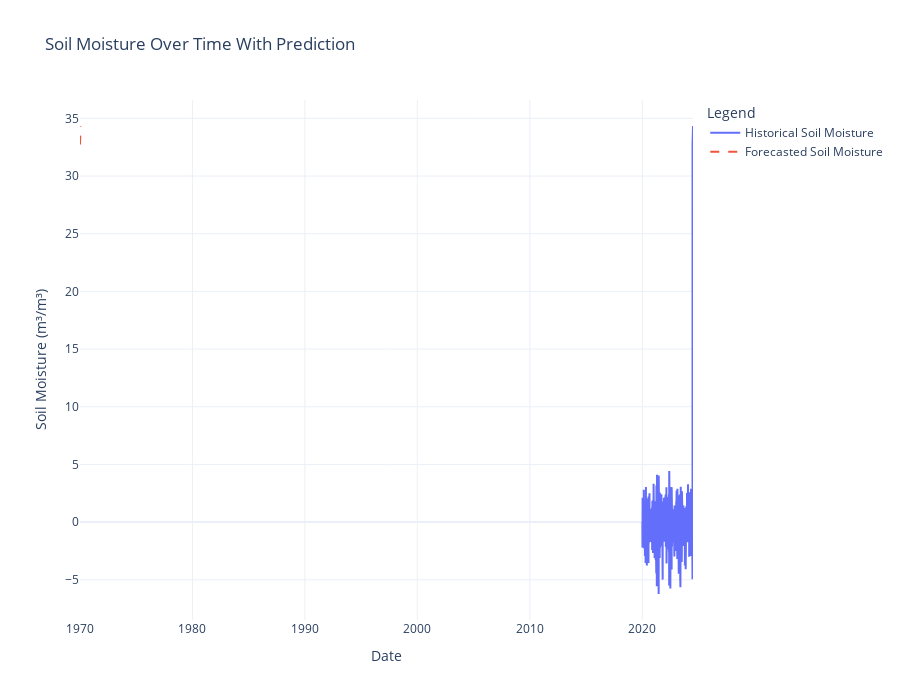

Write notebook code for a chart like this one.
### Markdown cell above
## Predicting Soil Moisture based on Forecasted Weather

### Code cell
import plotly.graph_objects as go

# Create a figure
fig = go.Figure()

# Add the historical soil moisture line
fig.add_trace(go.Scatter(
    x=historical_data_with_forcast_data.index, 
    y=historical_data_with_forcast_data["temperature_2m (°C)"],
    mode='lines',
    name='Historical Soil Moisture'
))

# Add the forecasted soil moisture line
fig.add_trace(go.Scatter(
    x=forecasted_values_df.index, 
    y=forecasted_values_df["temperature_2m (°C)"],
    mode='lines',
    name='Forecasted Soil Moisture',
    line=dict(dash='dash')  # This creates a dashed line
))

# Update layout for the figure
fig.update_layout(
    title='Soil Moisture Over Time With Prediction',
    xaxis_title='Date',
    yaxis_title='Soil Moisture (m³/m³)',
    legend_title='Legend',
    template='plotly_white',  # Optional: set a template
    width=900,  # Width of the plot
    height=700  # Height of the plot
)

# Show the figure
fig.show()

### Figure 1 — Plotly figure (JSON) as saved in the notebook; plotly's stock layout.template omitted (floating-point values rounded to 4 significant figures; data arrays with more than 128 entries replaced by an {"elided": "..."} marker saying what was removed)
{"data": [{"mode": "lines", "name": "Historical Soil Moisture", "type": "scatter", "x": {"elided": "1646 str values"}, "y": {"elided": "1646 float values"}}, {"line": {"dash": "dash"}, "mode": "lines", "name": "Forecasted Soil Moisture", "type": "scatter", "x": ["1970-01-02T00:00:00", "1970-01-03T00:00:00", "1970-01-04T00:00:00", "1970-01-05T00:00:00", "1970-01-06T00:00:00", "1970-01-07T00:00:00", "1970-01-08T00:00:00", "1970-01-09T00:00:00", "1970-01-10T00:00:00", "1970-01-11T00:00:00", "1970-01-12T00:00:00", "1970-01-13T00:00:00", "1970-01-14T00:00:00", "1970-01-15T00:00:00", "1970-01-16T00:00:00", "1970-01-17T00:00:00"], "y": [32.73, 32.83, 33.12, 33.35, 33.52, 33.67, 33.79, 33.9, 33.99, 34.06, 34.13, 34.18, 34.23, 34.27, 34.31, 34.34]}], "layout": {"height": 700, "legend": {"title": {"text": "Legend"}}, "title": {"text": "Soil Moisture Over Time With Prediction"}, "width": 900, "xaxis": {"title": {"text": "Date"}}, "yaxis": {"title": {"text": "Soil Moisture (m³/m³)"}}}}
